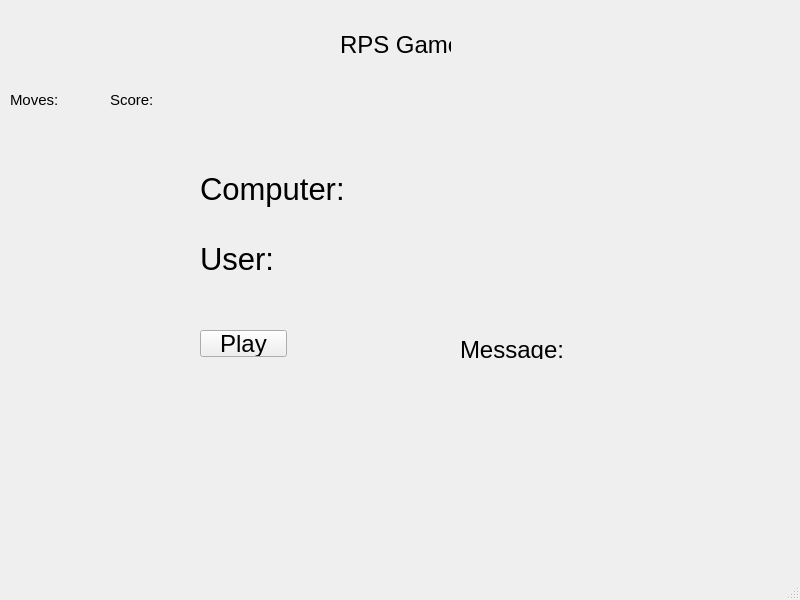
<?xml version="1.0" encoding="UTF-8"?>
<ui version="4.0">
 <class>MyApp</class>
 <widget class="QMainWindow" name="MyApp">
  <property name="geometry">
   <rect>
    <x>0</x>
    <y>0</y>
    <width>800</width>
    <height>600</height>
   </rect>
  </property>
  <property name="maximumSize">
   <size>
    <width>16777215</width>
    <height>16777215</height>
   </size>
  </property>
  <property name="windowTitle">
   <string>MainWindow</string>
  </property>
  <widget class="QWidget" name="centralwidget">
   <property name="font">
    <font>
     <pointsize>18</pointsize>
    </font>
   </property>
   <widget class="QLabel" name="heading">
    <property name="geometry">
     <rect>
      <x>340</x>
      <y>30</y>
      <width>111</width>
      <height>30</height>
     </rect>
    </property>
    <property name="text">
     <string>RPS Game</string>
    </property>
   </widget>
   <widget class="QLabel" name="moves_label">
    <property name="geometry">
     <rect>
      <x>10</x>
      <y>90</y>
      <width>66</width>
      <height>19</height>
     </rect>
    </property>
    <property name="font">
     <font>
      <pointsize>11</pointsize>
     </font>
    </property>
    <property name="text">
     <string>Moves:</string>
    </property>
   </widget>
   <widget class="QLabel" name="score_label">
    <property name="geometry">
     <rect>
      <x>110</x>
      <y>90</y>
      <width>66</width>
      <height>19</height>
     </rect>
    </property>
    <property name="font">
     <font>
      <pointsize>11</pointsize>
     </font>
    </property>
    <property name="text">
     <string>Score:</string>
    </property>
   </widget>
   <widget class="QLabel" name="label">
    <property name="geometry">
     <rect>
      <x>200</x>
      <y>170</y>
      <width>381</width>
      <height>38</height>
     </rect>
    </property>
    <property name="font">
     <font>
      <pointsize>23</pointsize>
     </font>
    </property>
    <property name="text">
     <string>Computer:</string>
    </property>
   </widget>
   <widget class="QLabel" name="label_2">
    <property name="geometry">
     <rect>
      <x>200</x>
      <y>240</y>
      <width>381</width>
      <height>38</height>
     </rect>
    </property>
    <property name="font">
     <font>
      <pointsize>23</pointsize>
     </font>
    </property>
    <property name="text">
     <string>User:</string>
    </property>
   </widget>
   <widget class="QPushButton" name="playbtn">
    <property name="geometry">
     <rect>
      <x>200</x>
      <y>330</y>
      <width>87</width>
      <height>27</height>
     </rect>
    </property>
    <property name="text">
     <string>Play</string>
    </property>
   </widget>
   <widget class="QLabel" name="label_3">
    <property name="geometry">
     <rect>
      <x>460</x>
      <y>340</y>
      <width>161</width>
      <height>19</height>
     </rect>
    </property>
    <property name="text">
     <string>Message:</string>
    </property>
   </widget>
  </widget>
  <widget class="QStatusBar" name="statusbar"/>
 </widget>
 <resources/>
 <connections/>
</ui>
